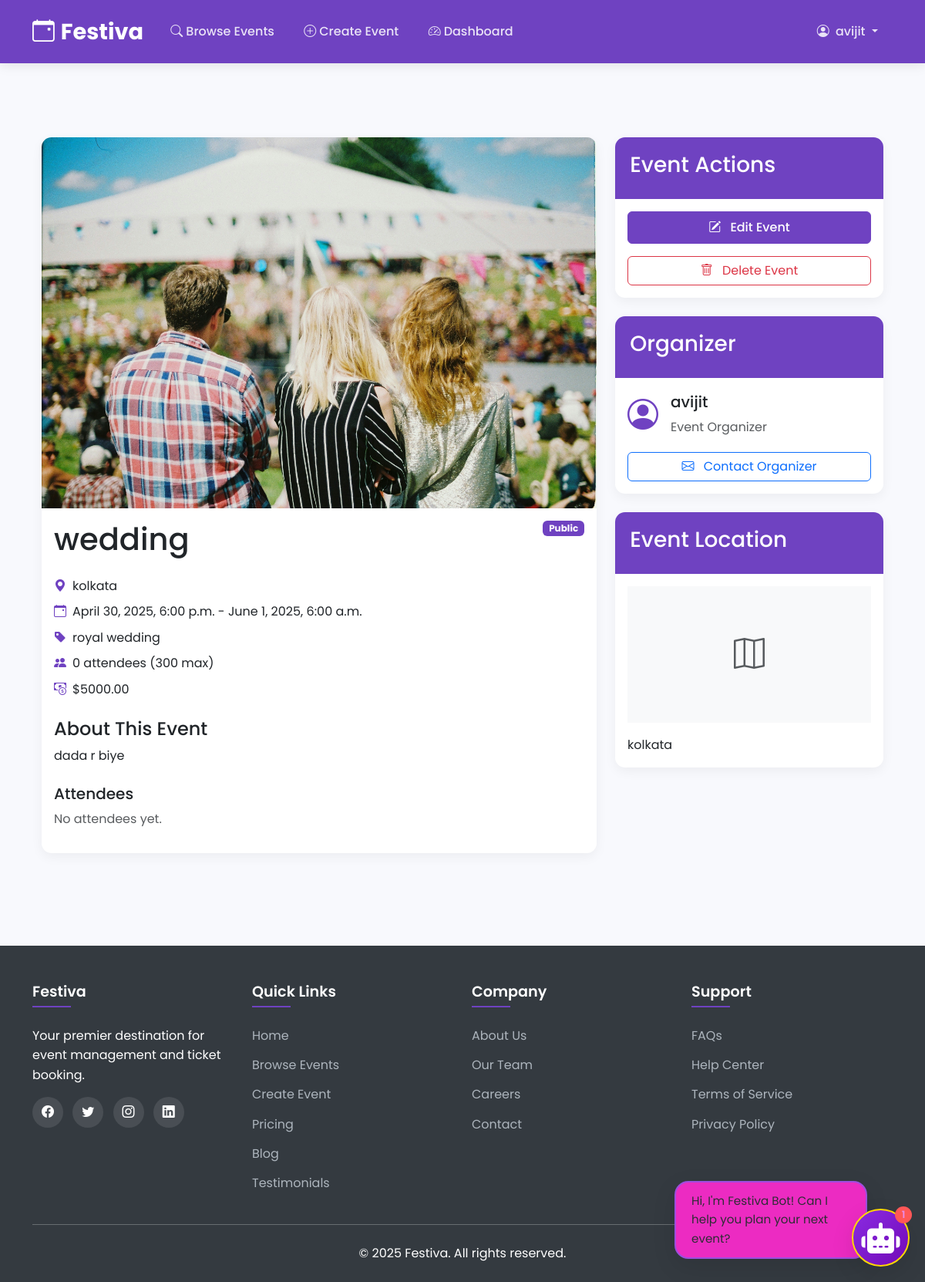
Page /events/2/ (signed in) on the committed database.
### core/models.py (models this page shows, shortened)
class CustomUser(AbstractUser):
    ROLE_CHOICES = (
        ('customer', 'Customer'),
        ('organizer', 'Organizer'),
        ('admin', 'Admin'),
    )
    role = models.CharField(max_length=10, choices=ROLE_CHOICES, default='customer')
    phone = models.CharField(max_length=20, blank=True)
    bio = models.TextField(blank=True)
    profile_picture = models.ImageField(upload_to='profile_pics/', blank=True)
    email = models.EmailField(unique=True)  # Add this line to enforce unique emails
    is_approved = models.BooleanField(default=False)

class Event(models.Model):
    TYPE_CHOICES = (
        ('public', 'Public'),
        ('private', 'Private'),
    )
    title = models.CharField(max_length=200)
    description = models.TextField()
    organizer = models.ForeignKey(CustomUser, on_delete=models.CASCADE, related_name='organized_events')
    category = models.ForeignKey(Category, on_delete=models.SET_NULL, null=True)
    event_type = models.CharField(max_length=10, choices=TYPE_CHOICES, default='public')
    location = models.CharField(max_length=200)
    start_date = models.DateTimeField()
    end_date = models.DateTimeField()
    capacity = models.PositiveIntegerField()
    price = models.DecimalField(max_digits=10, decimal_places=2, validators=[MinValueValidator(0)])
    image = models.ImageField(upload_to='event_images/')
    created_at = models.DateTimeField(auto_now_add=True)
    updated_at = models.DateTimeField(auto_now=True)

class Category(models.Model):
    name = models.CharField(max_length=100)
    icon = models.CharField(max_length=50, blank=True)

### core/views.py (the view)
# urls.py: path('events/<int:event_id>/', views.event_detail, name='event_detail'),
@login_required
def event_detail(request, event_id):
    event = get_object_or_404(Event, id=event_id)
    is_organizer = request.user == event.organizer
    has_ticket = Ticket.objects.filter(event=event, attendee=request.user).exists()
    return render(request, 'event_detail.html', {
        'event': event,
        'is_organizer': is_organizer,
        'has_ticket': has_ticket
    })

### templates/event_detail.html (shortened to what this page needs)
{% extends 'base.html' %}
{% block content %}
<div class="container py-5">
    <div class="row">
        <div class="col-lg-8">
            <div class="card card-custom mb-4">
                <img src="{{ event.image.url }}" class="card-img-top" alt="{{ event.title }}" style="max-height: 500px; object-fit: cover;">
                <div class="card-body">
                    <div class="d-flex justify-content-between align-items-start mb-3">
                        <h1 class="card-title">{{ event.title }}</h1>
                        <span class="badge bg-{% if event.event_type == 'public' %}primary-custom{% else %}secondary{% endif %}">
                            {{ event.get_event_type_display }}
                        </span>
                    </div>
                    <div class="event-meta mb-4">
                        <div class="d-flex align-items-center mb-2">
                            <i class="bi bi-geo-alt-fill me-2 text-primary-custom"></i>
                            <span>{{ event.location }}</span>
                        </div>
                        <div class="d-flex align-items-center mb-2">
                            <i class="bi bi-calendar-event me-2 text-primary-custom"></i>
                            <span>
                                {{ event.start_date|date:"F j, Y, g:i a" }} -
                                {{ event.end_date|date:"F j, Y, g:i a" }}
                            </span>
                        </div>
                        <div class="d-flex align-items-center mb-2">
                            <i class="bi bi-tag-fill me-2 text-primary-custom"></i>
                            <span>{{ event.category.name }}</span>
                        </div>
                        <div class="d-flex align-items-center mb-2">
                            <i class="bi bi-people-fill me-2 text-primary-custom"></i>
                            <span>{{ event.tickets.count }} attendees ({{ event.capacity }} max)</span>
                        </div>
                        <div class="d-flex align-items-center">
                            <i class="bi bi-cash-coin me-2 text-primary-custom"></i>
                            <span>${{ event.price }}</span>
                        </div>
                    </div>
                    <h4 class="mt-4">About This Event</h4>
                    <p class="card-text">{{ event.description }}</p>
                    {% if is_organizer %}
                    <div class="mt-4">
                        <h5>Attendees</h5>
                        {% if event.tickets.all %}
                        <div class="list-group">
                            {% for ticket in event.tickets.all %}
                            <div class="list-group-item">
                                {{ ticket.attendee.username }} - {{ ticket.quantity }} ticket(s)
                            </div>
                            {% endfor %}
                        </div>
                        {% else %}
                        <p class="text-muted">No attendees yet.</p>
                        {% endif %}
                    </div>
                    {% endif %}
                </div>
            </div>
        </div>
        <div class="col-lg-4">
            <div class="card card-custom mb-4">
                <div class="card-header-custom">
                    <h3>Event Actions</h3>
                </div>
                <div class="card-body">
                    {% if is_organizer %}
                        <a href="{% url 'edit_event' event.id %}" class="btn btn-custom-primary w-100 mb-3">
                            <i class="bi bi-pencil-square me-2"></i> Edit Event
                        </a>
                        <a href="{% url 'delete_event' event.id %}" class="btn btn-outline-danger w-100">
                            <i class="bi bi-trash me-2"></i> Delete Event
                        </a>
                    {% elif has_ticket %}
                        <div class="alert alert-success">
                            <i class="bi bi-check-circle-fill me-2"></i>
                            You have booked this event!
                        </div>
                    {% else %}
                        <a href="{% url 'book_ticket' event.id %}" class="btn btn-custom-primary w-100">
                            <i class="bi bi-ticket-perforated me-2"></i> Book Now
                        </a>
                    {% endif %}
                </div>
            </div>
            <div class="card card-custom mb-4">
                <div class="card-header-custom">
                    <h3>Organizer</h3>
                </div>
                <div class="card-body">
                    <div class="d-flex align-items-center mb-3">
                        <div class="flex-shrink-0">
                            <i class="bi bi-person-circle fs-1 text-primary-custom"></i>
                        </div>
                        <div class="flex-grow-1 ms-3">
                            <h5>{{ event.organizer.username }}</h5>
                            <p class="text-muted mb-0">Event Organizer</p>
                        </div>
                    </div>
                    <a href="#" class="btn btn-outline-primary w-100">
                        <i class="bi bi-envelope me-2"></i> Contact Organizer
                    </a>
                </div>
            </div>
            <div class="card card-custom">
                <div class="card-header-custom">
                    <h3>Event Location</h3>
                </div>
                <div class="card-body">
                    <div class="ratio ratio-16x9 mb-3">
                        <div class="bg-light d-flex align-items-center justify-content-center">
                            <i class="bi bi-map fs-1 text-muted"></i>
                        </div>
                    </div>
                    <p class="mb-0">{{ event.location }}</p>
                </div>
            </div>
        </div>
    </div>
</div>
{% endblock %}

### templates/base.html (shortened to what this page needs)
<!DOCTYPE html>
{% load static %}
<html lang="en">
<head>
    <link href="https://cdn.jsdelivr.net/npm/bootstrap@5.3.2/dist/css/bootstrap.min.css" rel="stylesheet">
    <link rel="stylesheet" href="https://cdn.jsdelivr.net/npm/bootstrap-icons@1.11.1/font/bootstrap-icons.css">
</head>
<body>
    <nav class="navbar navbar-expand-lg navbar-dark navbar-custom sticky-top">
        <div class="container">
            <a class="navbar-brand navbar-brand-custom" href="{% url 'home' %}">
                <i class="bi bi-calendar-event me-2"></i>Festiva
            </a>
            <div class="collapse navbar-collapse" id="navbarNav">
                <ul class="navbar-nav me-auto">
                    <li class="nav-item">
                        <a class="nav-link nav-link-custom {% if request.path == '/events/' %}active{% endif %}" href="{% url 'browse_events' %}">
                            <i class="bi bi-search me-1"></i>Browse Events
                        </a>
                    </li>
                    <li class="nav-item">
                        <a class="nav-link nav-link-custom {% if request.path == '/create-event/' %}active{% endif %}" href="{% url 'create_event' %}">
                            <i class="bi bi-plus-circle me-1"></i>Create Event
                        </a>
                    </li>
                    <li class="nav-item">
                        <a class="nav-link nav-link-custom {% if request.path == '/dashboard/' %}active{% endif %}" href="{% url 'dashboard' %}">
                            <i class="bi bi-speedometer2 me-1"></i>Dashboard
                        </a>
                    </li>
                </ul>
                <ul class="navbar-nav">
                    {% if user.is_authenticated %}
                    <li class="nav-item dropdown">
                        <a class="nav-link nav-link-custom dropdown-toggle" href="#" id="navbarDropdown" role="button" data-bs-toggle="dropdown">
                            <i class="bi bi-person-circle me-1"></i> {{ user.username }}
                        </a>
                    </li>
                    {% endif %}
                </ul>
            </div>
        </div>
    </nav>
    <main class="main-content">
        <div class="container">
            {% block content %}{% endblock %}
        </div>
    </main>
    <footer class="footer-custom">
        <div class="container">
            <div class="row g-4">
                <div class="col-lg-3 col-md-6">
                    <h5 class="footer-heading">Festiva</h5>
                    <p>Your premier destination for event management and ticket booking.</p>
                    <div class="social-icons mt-3">
                        <a href="#"><i class="bi bi-facebook"></i></a>
                        <a href="#"><i class="bi bi-twitter"></i></a>
                        <a href="#"><i class="bi bi-instagram"></i></a>
                        <a href="#"><i class="bi bi-linkedin"></i></a>
                    </div>
                </div>
                <div class="col-lg-3 col-md-6">
                    <h5 class="footer-heading">Quick Links</h5>
                    <ul class="footer-links">
                        <li><a href="{% url 'home' %}">Home</a></li>
                        <li><a href="{% url 'browse_events' %}">Browse Events</a></li>
                        <li><a href="{% url 'create_event' %}">Create Event</a></li>
                        <li><a href="{% url 'pricing' %}">Pricing</a></li>
                        <li><a href="{% url 'blog' %}">Blog</a></li>
                        <li><a href="{% url 'testimonials' %}">Testimonials</a></li>
                    </ul>
                </div>
                <div class="col-lg-3 col-md-6">
                    <h5 class="footer-heading">Company</h5>
                    <ul class="footer-links">
                        <li><a href="{% url 'about' %}">About Us</a></li>
                        <li><a href="{% url 'team' %}">Our Team</a></li>
                        <li><a href="{% url 'careers' %}">Careers</a></li>
                        <li><a href="{% url 'contact' %}">Contact</a></li>
                    </ul>
                </div>
                <div class="col-lg-3 col-md-6">
                    <h5 class="footer-heading">Support</h5>
                    <ul class="footer-links">
                        <li><a href="{% url 'faq' %}">FAQs</a></li>
                        <li><a href="{% url 'help' %}">Help Center</a></li>
                        <li><a href="{% url 'terms' %}">Terms of Service</a></li>
                        <li><a href="{% url 'privacy' %}">Privacy Policy</a></li>
                    </ul>
                </div>
            </div>
            <hr class="mt-4 mb-3 bg-light">
            <div class="text-center pt-2">
                <p class="mb-0">&copy; {% now "Y" %} Festiva. All rights reserved.</p>
            </div>
        </div>
    </footer>
{% include 'chat3.html' %}

### chatbot/templates/chat3.html (shortened to what this page needs)
<!DOCTYPE html>
<html lang="en">
<head>
    <link rel="stylesheet" href="https://cdnjs.cloudflare.com/ajax/libs/font-awesome/6.4.0/css/all.min.css">
    <link rel="stylesheet" href="https://cdnjs.cloudflare.com/ajax/libs/animate.css/4.1.1/animate.min.css">
</head>
<body>
    <div class="chat-trigger" id="chat-trigger-btn">
        <i class="fas fa-robot"></i>
        <span class="notification-badge">1</span>
    </div>
    <div class="speech-bubble" id="chat-speech-bubble">
        Hi, I'm Festiva Bot! Can I help you plan your next event?
    </div>
</body>
</html>

### rows in the picture
CustomUser: username "avijit"
Event: image (picture), title "wedding", event_type "Public", location "kolkata", start_date "April 30, 2025, 6:00 p.m.", end_date "June 1, 2025, 6:00 a.m.", category.name "royal wedding", tickets.count "0", capacity "300", price "5000.00", description "dada r biye", organizer.username "avijit"
